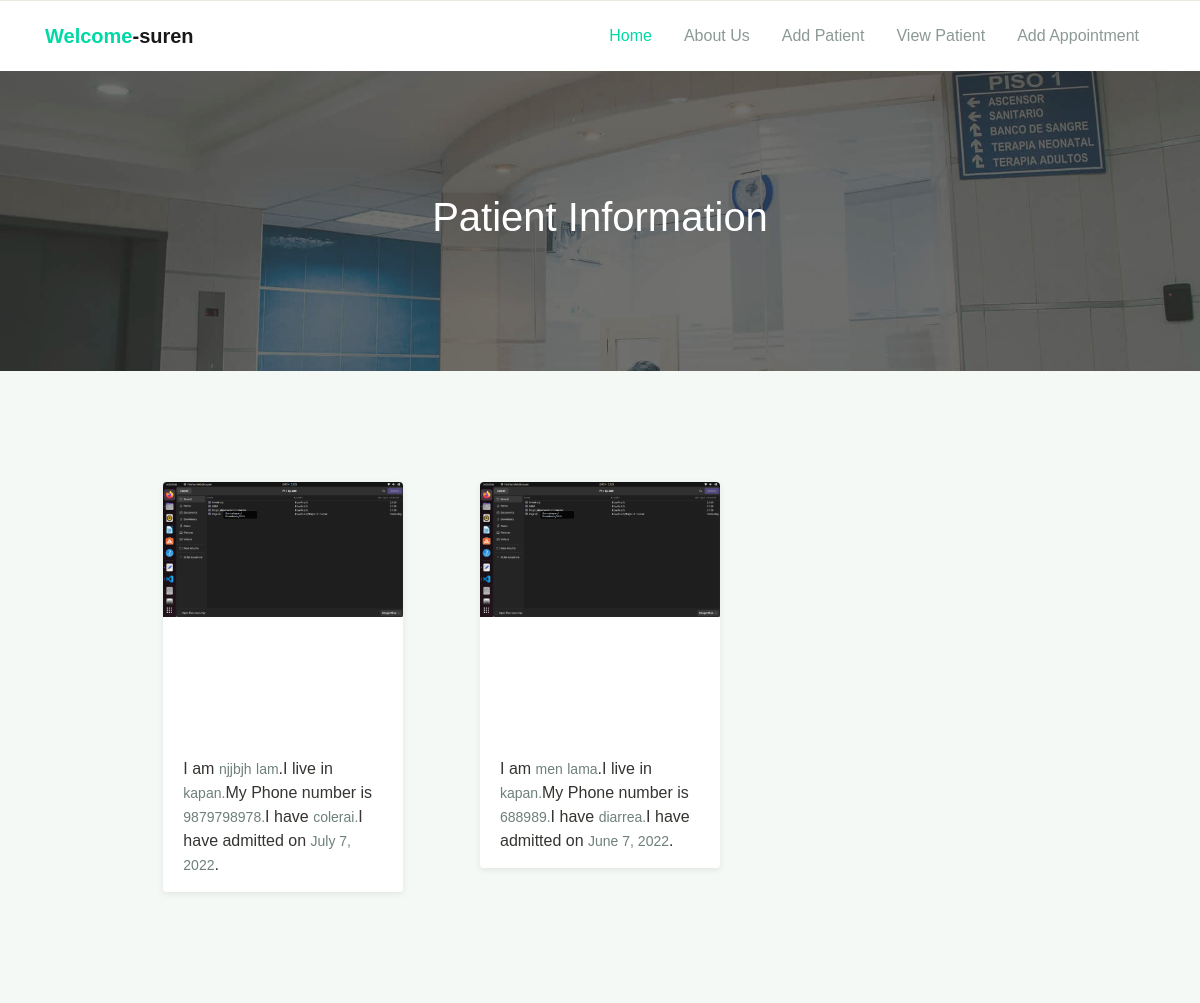
The app's page /patient/list/ (signed in) with its own data.
### userapp/models.py (models this page shows)
class User(AbstractUser):
    username_validator = UnicodeUsernameValidator()
    username = models.CharField(
        _("username"),
        max_length=150,
        unique=True,
        help_text=_(
            "Required. 5 - 150 characters or fewer. Letters, digits and @/./+/-/_ only."
        ),
        validators=[username_validator, MinLengthValidator(5)],
        error_messages={
            "unique": _("A user with that username already exists."),
        },
    )
    user_type = models.CharField(max_length=250,choices=USERTYPE_CHOICES,default="Doctor")

### patientapp/models.py (models this page shows, shortened)
class Patient(models.Model):
    first_name = models.CharField(max_length=250)
    last_name = models.CharField(max_length=250)
    profile_pic= models.ImageField(upload_to='media',null=True,blank=True)
    address = models.CharField(max_length=40)
    phoneNumber = models.CharField(max_length=20,null=False)
    symptoms = models.CharField(max_length=100,null=False)
    admitDate=models.DateField(null=True)

### patientapp/views.py (the view)
# urls.py: path('patient/list/', PatientList.as_view(), name="patient-list"),
class PatientList(UserAccessMixins,ListView):
    user_access_type = [Receptionists,]
    model = Patient
    template_name = "patientlist.html"
    success_url = '/patient/list/'
    context_object_name = "patient_list"

### patientapp/mixins.py (called while the page is built)
    def test_func(self):
        user = self.request.user
        user_type = user.user_type
        if user_type in self.user_access_type:
            return True
        return False

### template/patientlist.html (shortened to what this page needs)
{% load static %}
<!DOCTYPE html>
<html lang="en">
<head>
  <link rel="stylesheet" href="{% static 'assets/css/maicons.css' %}">
  <link rel="stylesheet" href="{% static 'assets/css/bootstrap.css' %}">
  <link rel="stylesheet" href="{% static 'assets/vendor/owl-carousel/css/owl.carousel.css' %}">
  <link rel="stylesheet" href="{% static 'assets/vendor/animate/animate.css' %}">
  <link rel="stylesheet" href="{% static 'assets/css/theme.css' %}">
</head>
<body>
  <header>
    <nav class="navbar navbar-expand-lg navbar-light shadow-sm">
      <div class="container">
        <a class="navbar-brand" href="#"><span class="text-primary">Welcome</span>-{{user.username}}</a>
        <div class="collapse navbar-collapse" id="navbarSupport">
       <ul class="navbar-nav ml-auto">
                <li class="nav-item active">
                  <a class="nav-link" href="{% url 'dashboard'%}">Home</a>
                </li>
                <li class="nav-item">
                  <a class="nav-link" href="about.html">About Us</a>
                </li>
                {% if request.user.user_type == 'Receptionists' %}
                <li class="nav-item">
                  <a class="nav-link" href="{% url 'patient-create' %}">Add Patient</a>
                </li>
                <li class="nav-item">
                    <a class="nav-link" href="{% url 'patient-list' %}">View Patient</a>
                  </li>
                <li class="nav-item">
                  <a class="nav-link" href="{% url 'appointment-create' %}">Add Appointment</a>
                </li>
                {% else %}
                <li class="nav-item">
                    <a class="nav-link" href="{% url 'appointment-list' %}">View Appointment</a>
                  </li>
           {% endif %}
              </ul>
        </div>
      </div>
    </nav>
  </header>
  <div class="page-banner overlay-dark bg-image" style="background-image: url(../assets/img/bg_image_1.jpg);">
    <div class="banner-section">
      <div class="container text-center wow fadeInUp">
        <h1 class="font-weight-normal">Patient Information</h1>
      </div>
    </div>
  </div>
  <div class="page-section bg-light">
    <div class="container">
      <div class="row justify-content-center">
        <div class="col-lg-10">
          <div class="row">
            {% for i in patient_list %}
            <div class="col-md-5 col-lg-4 py-3 wow zoomIn">
              <div class="card-doctor">
                <div class="header">
                  <img src="/media/{{i.profile_pic}}" alt="No image">
                </div>
                <div class="body">
                    I am
                    <span class="text-sm text-grey">{{i.first_name}}</span>
                  <span class="text-sm text-grey">{{i.last_name}}</span>.I live in
                  <span class="text-sm text-grey">{{i.address}}.</span>My Phone number is
                  <span class="text-sm text-grey">{{i.phoneNumber}}.</span>I have
                  <span class="text-sm text-grey">{{i.symptoms}}.</span>I have admitted on
                  <span class="text-sm text-grey">{{i.admitDate}}</span>.
                </div>
              </div>
            </div>
            {% endfor %}
          </div>
        </div>
      </div>
    </div>
  </div>
</body>
</html>

### static/assets/css/theme.css (style rules this page uses)
:root { --primary: #00D9A5; --accent: #FF3D85; --secondary: #4E5AFE; --warning: #EED818; --info: #05B4E1; --danger: #FF4943; --success: #96C93D; --dark: #343531; --light: #F5F9F6; --cs: #596261; --grey: #6E807A; }
body { font-family: "Source Sans Pro", sans-serif; line-height: 1.5; color: #343531; }
a { color: #07be94; text-decoration: none; background-color: transparent; }
.text-sm { font-size: 14px !important; }
.bg-light { background-color: #F5F9F6 !important; }
.text-primary { color: #00D9A5 !important; }
.text-grey { color: #6E807A !important; }
.navbar { min-height: 70px; }
.navbar-brand { font-weight: 600; padding-top: 10px; padding-bottom: 10px; }
.navbar-nav { margin-top: 10px; border-top: 1px solid #E8EEE4; flex-shrink: 0; }
.navbar-nav .nav-link { transition: all .2s ease; }
.navbar-light .navbar-nav .nav-link { color: rgba(110, 128, 122, 0.8); }
.navbar-light .navbar-nav .show > .nav-link, .navbar-light .navbar-nav .active > .nav-link, .navbar-light .navbar-nav .nav-link.show, .navbar-light .navbar-nav .nav-link.active { font-weight: 500; color: #00D9A5; }
@media (min-width: 992px) { .navbar-expand-lg .navbar-nav { margin-top: 0; border-top: none; } }
@media (min-width: 992px) { .navbar-expand-lg .navbar-nav .nav-link { padding-right: 16px; padding-left: 16px; } }
@media (min-width: 992px) { .navbar-expand-lg .navbar-nav { align-items: center; } }
.bg-image { position: relative; background-position: center center; background-size: cover; background-repeat: no-repeat; }
.bg-image > * { position: relative; z-index: 10; }
.page-section { position: relative; padding-top: 80px; padding-bottom: 80px; overflow: hidden; }
.page-banner { position: relative; height: 300px; z-index: 10; }
.page-hero.overlay-dark::before, .page-banner.overlay-dark::before { content: ""; position: absolute; top: 0; left: 0; width: 100%; height: 100%; background: rgba(52, 53, 49, 0.7); z-index: 1; }
.hero-section, .banner-section { position: relative; display: -ms-flexbox; display: flex; -ms-flex-align: center; align-items: center; -ms-flex-pack: center; justify-content: center; height: 100%; color: #ffffff; z-index: 10; }
.card-doctor { display: block; margin: 15px auto; width: 100%; max-width: 240px; background-color: #fff; border-radius: 4px; box-shadow: 0 2px 6px rgba(154, 159, 151, 0.2); overflow: hidden; }
.card-doctor .header { position: relative; width: 100%; height: 260px; overflow: hidden; }
.card-doctor .header::before { content: ''; position: absolute; top: 0; left: 0; width: 100%; height: 100%; background-color: rgba(52, 53, 49, 0.36); opacity: 0; transition: opacity .2s linear; }
.card-doctor .header img { width: 100%; }
.card-doctor .body { padding: 15px 20px; }

### records on screen
User: username "suren"
Patient: profile_pic (picture), first_name "njjbjh", last_name "lam", address "kapan", phoneNumber "9879798978", symptoms "colerai", admitDate "July 7, 2022"
Patient: profile_pic (picture), first_name "men", last_name "lama", address "kapan", phoneNumber "688989", symptoms "diarrea", admitDate "June 7, 2022"
